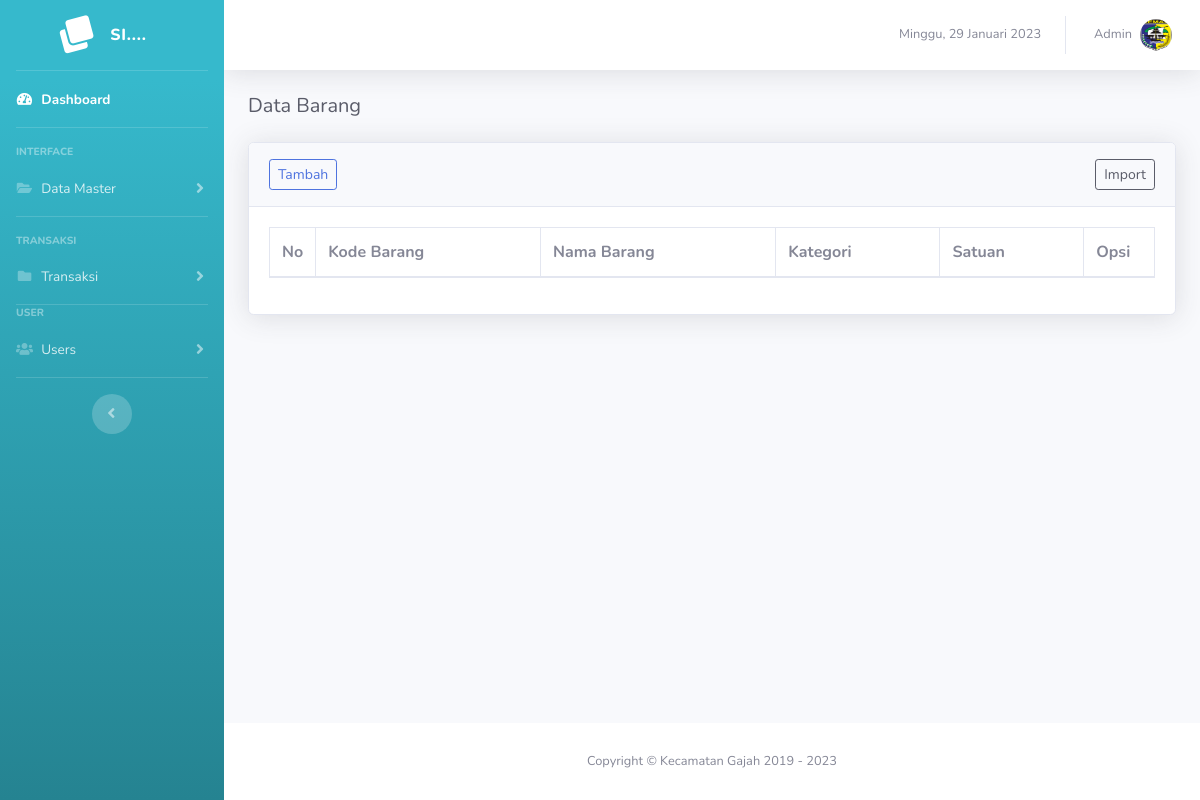
The app's page /barang (signed in), older data.
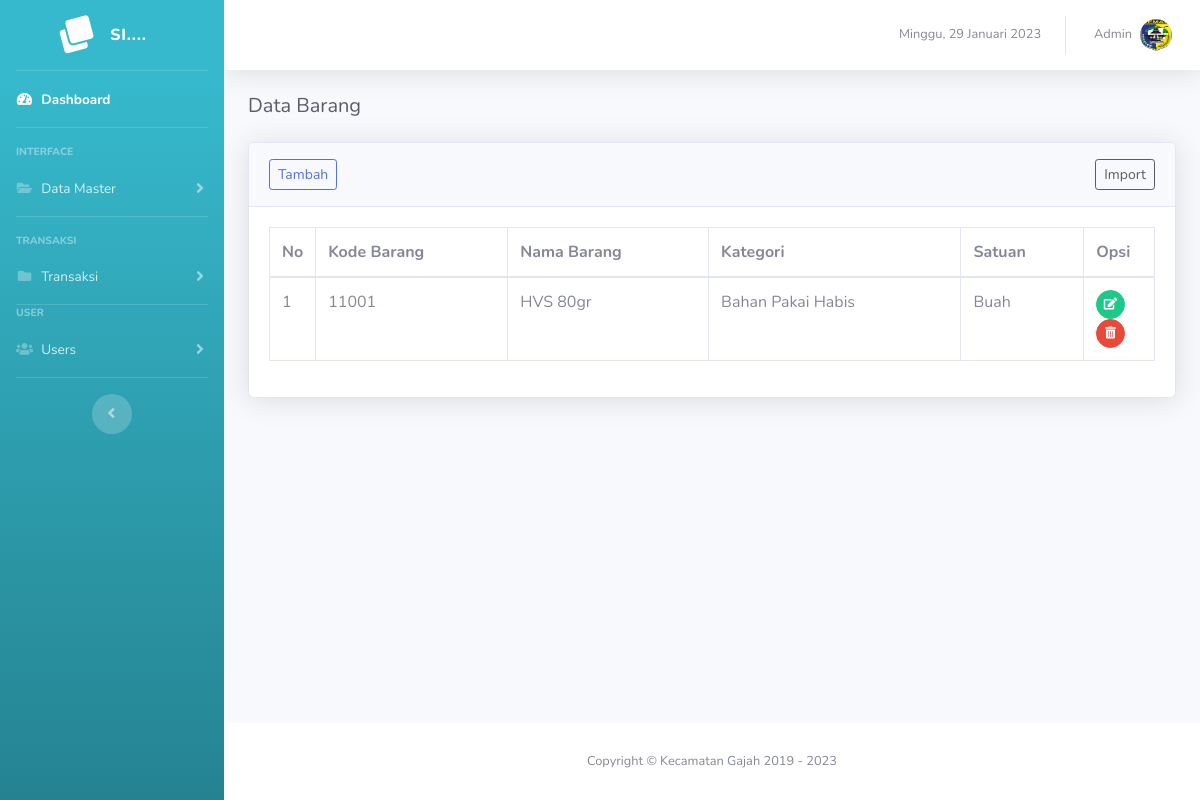
The same page, newer data.
### tables this page shows
CREATE TABLE `tb_barang` (
  `id_barang` int(11) NOT NULL,
  `id_kategori` int(11) NOT NULL,
  `kode_barang` varchar(20) NOT NULL,
  `nama_barang` varchar(100) NOT NULL,
  `satuan_barang` varchar(20) NOT NULL
);

CREATE TABLE `tb_kategori` (
  `id_kategori` int(11) NOT NULL,
  `kategori` varchar(50) NOT NULL
);

### page/barang/barang.php (the view)
<h5 class="h5 mb-4 text-gray-800">Data Barang</h5>
<div class="card shadow mb-4">
  <div class="card-header py-3">
    <a href="?page=barang&action=add" class="btn btn-sm btn-outline-primary float-left">Tambah</a>
    <a href="?page=barang&action=import" class="btn btn-sm btn-outline-dark float-right">Import</a>
  </div>
  <div class="card-body">
    <div class="table-responsive">
      <table class="table table-bordered" id="dataTable" width="100%" cellspacing="0">
        <thead>
          <tr>
            <th width="5%">No</th>
            <th>Kode Barang</th>
            <th>Nama Barang</th>
            <th>Kategori</th>
            <th>Satuan</th>
            <th width="8%">Opsi</th>
          </tr>
        </thead>
        <tbody>
          <?php
          $no = 1;
          $sql = $conn->query("SELECT * FROM tb_barang");
          foreach ($sql as $key => $value) :
          ?>
            <tr>
              <td><?= $no++; ?></td>
              <td><?= $value['kode_barang']; ?></td>
              <td><?= $value['nama_barang']; ?></td>
              <?php
              $id_kategori = $value['id_kategori'];
              $kategori = $conn->query("SELECT * FROM tb_kategori WHERE id_kategori = '$id_kategori'");
              foreach ($kategori as $key => $data_kategori) {
                echo "<td>$data_kategori[kategori]</td>";
              }
              ?>
              <td><?= $value['satuan_barang']; ?></td>
              <td>
                <a href="?page=barang&action=edit&id=<?= urlencode(base64_encode($value['id_barang'])); ?>" class="btn btn-sm btn-circle btn-success" data-toggle="tooltip" data-placement="top" title="Edit"><i class="fas fa-edit"></i></a>
                <a href="?page=barang&action=delete&id=<?= urlencode(base64_encode($value['id_barang'])); ?>" name="delete" class=" delete btn btn-sm btn-circle btn-danger" data-toggle="tooltip" data-placement="top" title="Delete"><i class="fas fa-trash-alt"></i></a>
              </td>
            </tr>
          <?php endforeach; ?>
        </tbody>
      </table>
    </div>
  </div>
</div>

Row changes from the older to the newer data that the page shows:
added tb_barang: kode_barang "11001", nama_barang "HVS 80gr", satuan_barang "Buah"
now on this page (row unchanged): tb_kategori: kategori "Bahan Pakai Habis"
